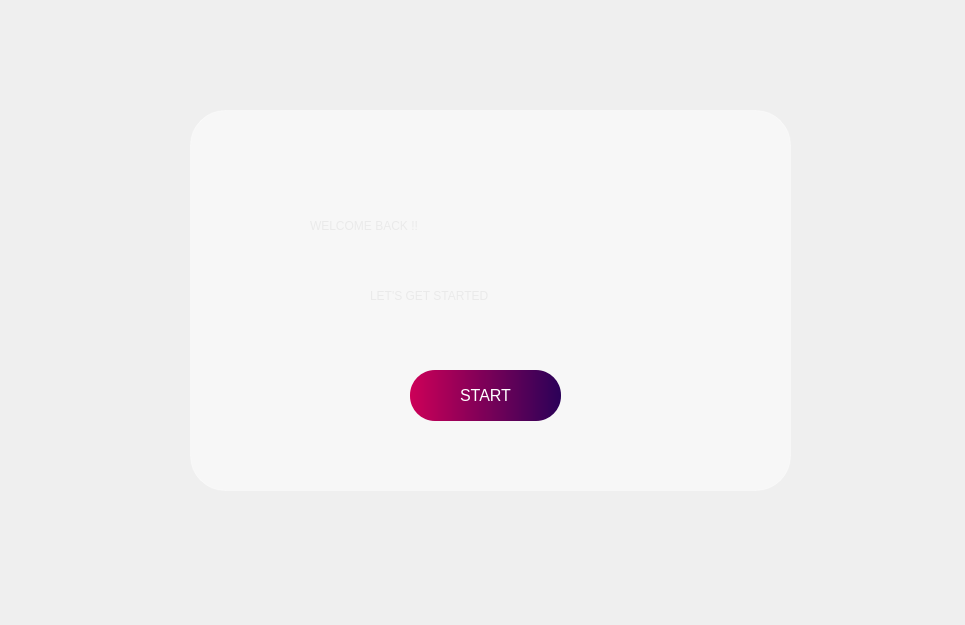
<?xml version="1.0" encoding="UTF-8"?>
<ui version="4.0">
 <class>MainWindow</class>
 <widget class="QMainWindow" name="MainWindow">
  <property name="geometry">
   <rect>
    <x>0</x>
    <y>0</y>
    <width>965</width>
    <height>625</height>
   </rect>
  </property>
  <property name="windowTitle">
   <string>MainWindow</string>
  </property>
  <widget class="QWidget" name="centralwidget">
   <widget class="QLabel" name="label">
    <property name="geometry">
     <rect>
      <x>0</x>
      <y>0</y>
      <width>971</width>
      <height>641</height>
     </rect>
    </property>
    <property name="text">
     <string/>
    </property>
    <property name="pixmap">
     <pixmap>pexels-codioful-7135116.jpg</pixmap>
    </property>
    <property name="scaledContents">
     <bool>true</bool>
    </property>
   </widget>
   <widget class="QLabel" name="label_2">
    <property name="geometry">
     <rect>
      <x>190</x>
      <y>110</y>
      <width>601</width>
      <height>381</height>
     </rect>
    </property>
    <property name="styleSheet">
     <string notr="true">background-color: rgba(255, 255, 255, 127); 
border-radius: 35px;
border: 1px solid rgba(255, 255, 255, 76); </string>
    </property>
    <property name="text">
     <string/>
    </property>
   </widget>
   <widget class="QLabel" name="label_3">
    <property name="geometry">
     <rect>
      <x>310</x>
      <y>200</y>
      <width>391</width>
      <height>51</height>
     </rect>
    </property>
    <property name="styleSheet">
     <string notr="true">color:rgb(234, 234, 234);
font: 26pt &quot;MS Shell Dlg 2&quot;;</string>
    </property>
    <property name="text">
     <string>WELCOME BACK !!</string>
    </property>
   </widget>
   <widget class="QLabel" name="label_4">
    <property name="geometry">
     <rect>
      <x>370</x>
      <y>270</y>
      <width>231</width>
      <height>51</height>
     </rect>
    </property>
    <property name="styleSheet">
     <string notr="true">color:rgb(234, 234, 234);
font: 15pt &quot;MS Shell Dlg 2&quot;;</string>
    </property>
    <property name="text">
     <string>LET'S GET STARTED</string>
    </property>
   </widget>
   <widget class="QPushButton" name="pushButton">
    <property name="geometry">
     <rect>
      <x>410</x>
      <y>370</y>
      <width>151</width>
      <height>51</height>
     </rect>
    </property>
    <property name="styleSheet">
     <string notr="true">QPushButton {
    background: qlineargradient(x1:0, y1:0, x2:1, y2:0, stop:0 #cd0058, stop:1 #2b0158);
    border-radius: 25px;
	font-size: 16px;
    color: white;
    padding: 10px 20px;
}

QPushButton:hover {
    background: qlineargradient(x1:0, y1:0, x2:1, y2:0, stop:0 #2b0158, stop:1 #cd0058);
}
</string>
    </property>
    <property name="text">
     <string>START</string>
    </property>
   </widget>
  </widget>
 </widget>
 <resources/>
 <connections/>
</ui>
